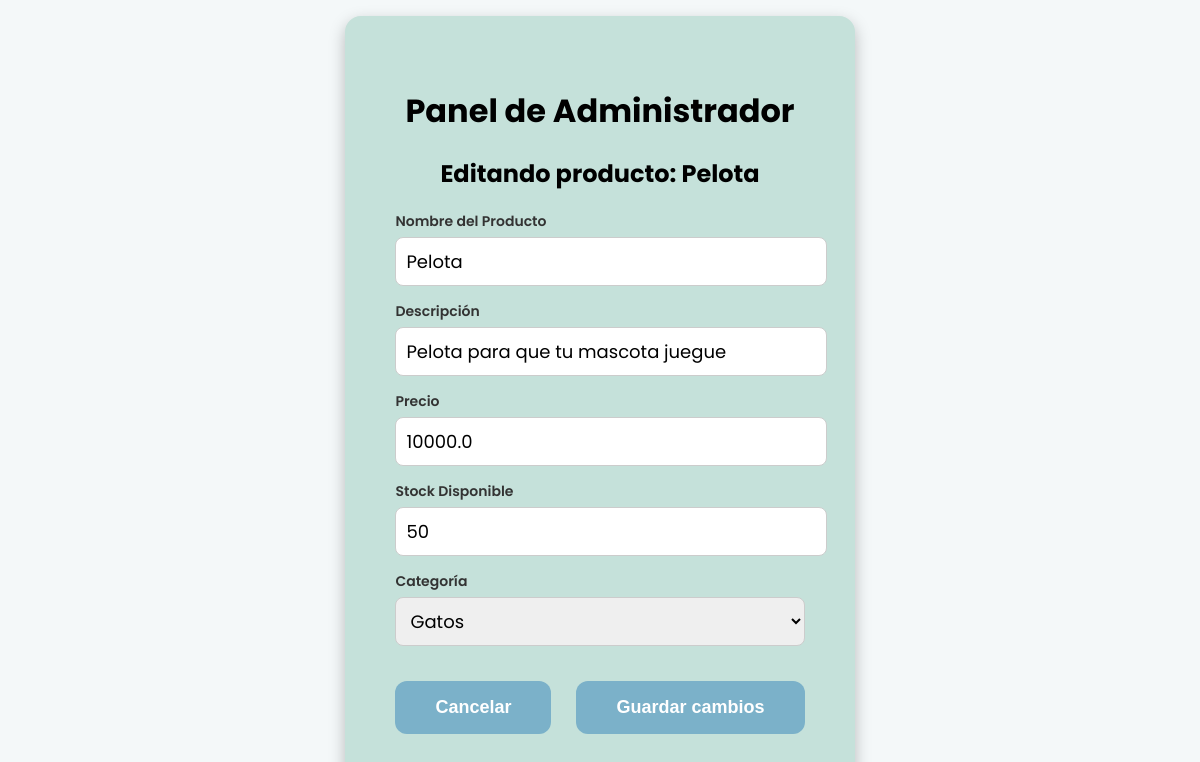
The app's page /products/edit/2 (signed in), older data.
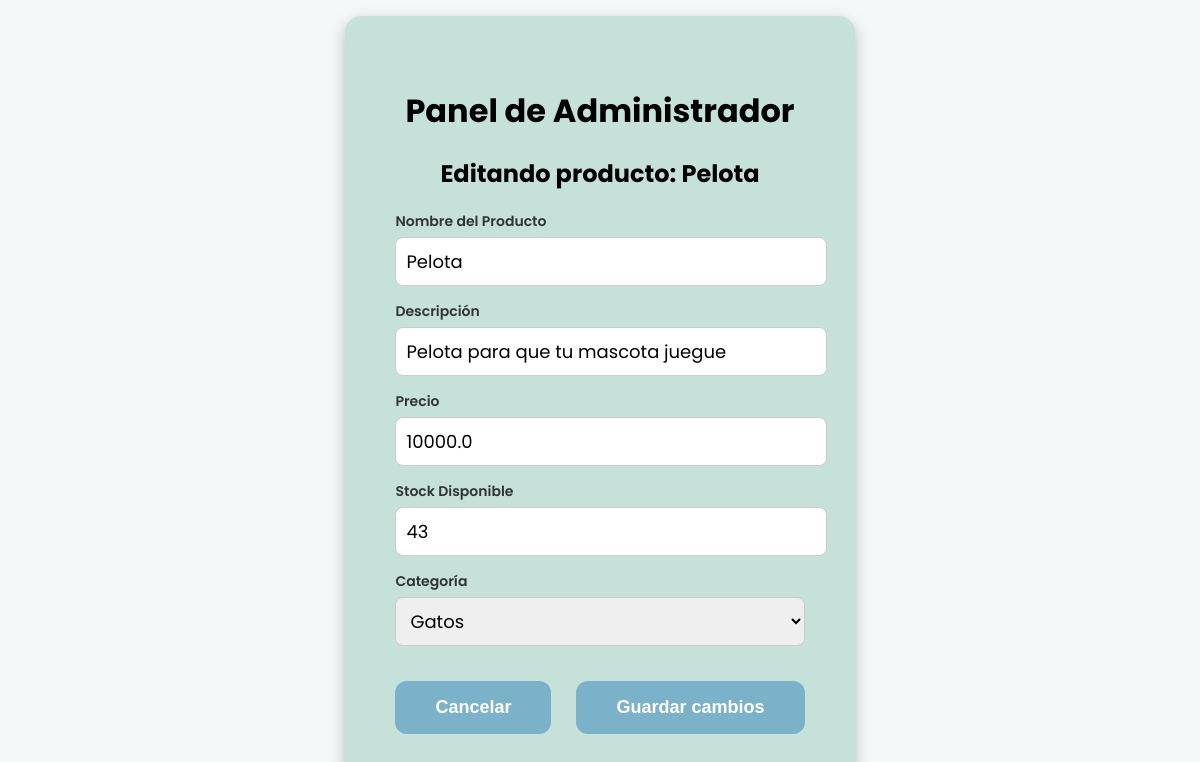
The same page, newer data.
### vetplus/models.py (models this page shows)
class Product(db.Model):
    id = db.Column(db.Integer, primary_key = True)
    name = db.Column(db.String(100), nullable = False)
    description = db.Column(db.Text, nullable = False)
    price = db.Column(db.Float, nullable = False)
    stock = db.Column(db.Integer, nullable = False)
    category_id = db.Column(db.Integer, db.ForeignKey("category.id"), nullable = False)

class Category(db.Model):
    id = db.Column(db.Integer, primary_key = True)
    name = db.Column(db.String(100), unique = True, nullable = False)
    description = db.Column(db.String(200), nullable = True)
    products = db.relationship("Product", backref = "category", lazy = True)

### vetplus/routes/products.py (the view, shortened to what this page needs)
@products_bp.route("/products/edit/<int:product_id>", methods = ["GET", "POST"])
@login_required
def edit_product(product_id):
    admin_required()
    product = Product.query.get_or_404(product_id)
    categories = Category.query.all()
    return render_template("products/edit_product.html", product=product, categories=categories)

### vetplus/models.py (called while the page is built)
@login_manager.user_loader
def load_user(user_id):
    return User.query.get(int(user_id))

### vetplus/utils.py (called while the page is built)
def admin_required():
    if not current_user.is_authenticated or current_user.role != "admin":
        abort(403)

### templates/products/edit_product.html (shortened to what this page needs)
<!DOCTYPE html>
<html lang="es">
<head>
</head>
<body>
  <div class="container">
    <h1>Panel de Administrador</h1>
    <h2>Editando producto: {{ product.name }}</h2>
    <form method="POST" action="/products/edit/{{ product.id }}" enctype="multipart/form-data">
      <label for="name">Nombre del Producto</label>
      <input type="text" id="name" name="name" value="{{ product.name }}" required>
      <label for="description">Descripción</label>
      <input type="text" id="description" name="description" value="{{ product.description }}" required>
      <label for="price">Precio</label>
      <input type="number" id="price" name="price" step="0.01" value="{{ product.price }}" required>
      <label for="stock">Stock Disponible</label>
      <input type="number" id="stock" name="stock" value="{{ product.stock }}" required>
      <label for="category">Categoría</label>
      <select id="category" name="category" required>
        {% for category in categories %}
          <option value="{{ category.id }}" {% if category.id == product.category_id %}selected{% endif %}>{{ category.name }}</option>
        {% endfor %}
      </select>
      <div class="botones">
        <button><a href="{{ url_for('products.manage_products') }}">Cancelar</a></button>
        <button type="submit">Guardar cambios</button>
      </div>
    </form>
  </div>
</body>
</html>

Row changes from the older to the newer data that the page shows:
changed Product "Pelota": stock "50" → "43"
